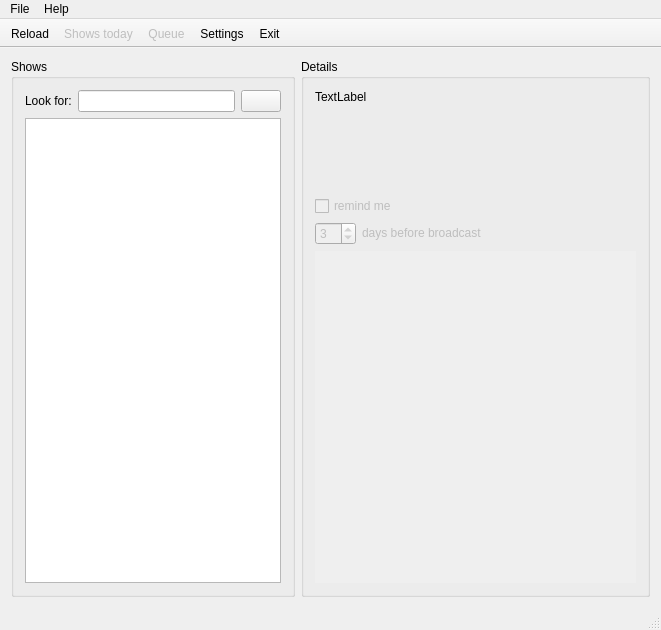
<?xml version="1.0" encoding="UTF-8"?>
<ui version="4.0">
 <class>MainWindow</class>
 <widget class="QMainWindow" name="MainWindow">
  <property name="geometry">
   <rect>
    <x>0</x>
    <y>0</y>
    <width>661</width>
    <height>630</height>
   </rect>
  </property>
  <property name="windowTitle">
   <string>QTV</string>
  </property>
  <property name="windowIcon">
   <iconset resource="../resources.qrc">
    <normaloff>:/images/icon</normaloff>:/images/icon</iconset>
  </property>
  <property name="autoFillBackground">
   <bool>false</bool>
  </property>
  <widget class="QWidget" name="centralWidget">
   <layout class="QHBoxLayout" name="horizontalLayout_4">
    <item>
     <widget class="QGroupBox" name="groupBox_2">
      <property name="sizePolicy">
       <sizepolicy hsizetype="Fixed" vsizetype="Preferred">
        <horstretch>0</horstretch>
        <verstretch>0</verstretch>
       </sizepolicy>
      </property>
      <property name="contextMenuPolicy">
       <enum>Qt::DefaultContextMenu</enum>
      </property>
      <property name="autoFillBackground">
       <bool>false</bool>
      </property>
      <property name="title">
       <string>Shows</string>
      </property>
      <layout class="QGridLayout" name="gridLayout_2">
       <item row="0" column="0">
        <layout class="QVBoxLayout" name="verticalLayout_2">
         <item>
          <layout class="QHBoxLayout" name="horizontalLayout_2">
           <item>
            <widget class="QLabel" name="label">
             <property name="sizePolicy">
              <sizepolicy hsizetype="Maximum" vsizetype="Preferred">
               <horstretch>0</horstretch>
               <verstretch>0</verstretch>
              </sizepolicy>
             </property>
             <property name="text">
              <string>Look for:</string>
             </property>
            </widget>
           </item>
           <item>
            <widget class="QLineEdit" name="lineEdit">
             <property name="sizePolicy">
              <sizepolicy hsizetype="Preferred" vsizetype="Fixed">
               <horstretch>0</horstretch>
               <verstretch>0</verstretch>
              </sizepolicy>
             </property>
             <property name="toolTip">
              <string>Search Field</string>
             </property>
            </widget>
           </item>
           <item>
            <widget class="QPushButton" name="buttonClear">
             <property name="sizePolicy">
              <sizepolicy hsizetype="Fixed" vsizetype="Fixed">
               <horstretch>0</horstretch>
               <verstretch>0</verstretch>
              </sizepolicy>
             </property>
             <property name="toolTip">
              <string>Clear the Search Field</string>
             </property>
             <property name="text">
              <string/>
             </property>
             <property name="icon">
              <iconset resource="../resources.qrc">
               <normaloff>:/images/clear</normaloff>:/images/clear</iconset>
             </property>
             <property name="iconSize">
              <size>
               <width>17</width>
               <height>17</height>
              </size>
             </property>
             <property name="autoDefault">
              <bool>false</bool>
             </property>
             <property name="default">
              <bool>false</bool>
             </property>
             <property name="flat">
              <bool>false</bool>
             </property>
            </widget>
           </item>
          </layout>
         </item>
         <item>
          <widget class="QListView" name="listView">
           <property name="sizePolicy">
            <sizepolicy hsizetype="Fixed" vsizetype="Expanding">
             <horstretch>0</horstretch>
             <verstretch>0</verstretch>
            </sizepolicy>
           </property>
           <property name="toolTip">
            <string>List of TV Shows</string>
           </property>
           <property name="editTriggers">
            <set>QAbstractItemView::NoEditTriggers</set>
           </property>
           <property name="iconSize">
            <size>
             <width>0</width>
             <height>0</height>
            </size>
           </property>
           <property name="resizeMode">
            <enum>QListView::Adjust</enum>
           </property>
           <property name="layoutMode">
            <enum>QListView::SinglePass</enum>
           </property>
           <property name="viewMode">
            <enum>QListView::ListMode</enum>
           </property>
          </widget>
         </item>
        </layout>
       </item>
      </layout>
     </widget>
    </item>
    <item>
     <widget class="QGroupBox" name="groupBox">
      <property name="font">
       <font>
        <weight>50</weight>
        <bold>false</bold>
        <kerning>true</kerning>
       </font>
      </property>
      <property name="focusPolicy">
       <enum>Qt::NoFocus</enum>
      </property>
      <property name="title">
       <string>Details</string>
      </property>
      <property name="flat">
       <bool>false</bool>
      </property>
      <property name="checkable">
       <bool>false</bool>
      </property>
      <layout class="QVBoxLayout" name="layoutDetails">
       <item>
        <widget class="QLabel" name="labelCaption">
         <property name="sizePolicy">
          <sizepolicy hsizetype="Preferred" vsizetype="Fixed">
           <horstretch>0</horstretch>
           <verstretch>0</verstretch>
          </sizepolicy>
         </property>
         <property name="text">
          <string>TextLabel</string>
         </property>
        </widget>
       </item>
       <item>
        <layout class="QHBoxLayout" name="horizontalLayout_3">
         <property name="spacing">
          <number>6</number>
         </property>
         <property name="sizeConstraint">
          <enum>QLayout::SetDefaultConstraint</enum>
         </property>
         <item>
          <widget class="QLabel" name="labelImage">
           <property name="sizePolicy">
            <sizepolicy hsizetype="Fixed" vsizetype="Fixed">
             <horstretch>0</horstretch>
             <verstretch>0</verstretch>
            </sizepolicy>
           </property>
           <property name="toolTip">
            <string>Thumbnail</string>
           </property>
           <property name="text">
            <string/>
           </property>
           <property name="openExternalLinks">
            <bool>false</bool>
           </property>
          </widget>
         </item>
         <item>
          <widget class="QLabel" name="labelInfo">
           <property name="sizePolicy">
            <sizepolicy hsizetype="Fixed" vsizetype="Fixed">
             <horstretch>0</horstretch>
             <verstretch>0</verstretch>
            </sizepolicy>
           </property>
           <property name="toolTip">
            <string>Summary</string>
           </property>
           <property name="frameShape">
            <enum>QFrame::NoFrame</enum>
           </property>
           <property name="text">
            <string/>
           </property>
           <property name="textFormat">
            <enum>Qt::RichText</enum>
           </property>
           <property name="alignment">
            <set>Qt::AlignLeading|Qt::AlignLeft|Qt::AlignTop</set>
           </property>
           <property name="wordWrap">
            <bool>true</bool>
           </property>
           <property name="margin">
            <number>0</number>
           </property>
           <property name="openExternalLinks">
            <bool>true</bool>
           </property>
          </widget>
         </item>
         <item>
          <spacer name="horizontalSpacer">
           <property name="orientation">
            <enum>Qt::Horizontal</enum>
           </property>
           <property name="sizeHint" stdset="0">
            <size>
             <width>40</width>
             <height>20</height>
            </size>
           </property>
          </spacer>
         </item>
        </layout>
       </item>
       <item>
        <layout class="QVBoxLayout" name="verticalLayout_4">
         <property name="sizeConstraint">
          <enum>QLayout::SetDefaultConstraint</enum>
         </property>
         <item>
          <widget class="QLabel" name="labelGenre">
           <property name="sizePolicy">
            <sizepolicy hsizetype="Expanding" vsizetype="Fixed">
             <horstretch>0</horstretch>
             <verstretch>0</verstretch>
            </sizepolicy>
           </property>
           <property name="text">
            <string/>
           </property>
           <property name="openExternalLinks">
            <bool>true</bool>
           </property>
          </widget>
         </item>
         <item>
          <widget class="QLabel" name="labelTVStation">
           <property name="sizePolicy">
            <sizepolicy hsizetype="Expanding" vsizetype="Fixed">
             <horstretch>0</horstretch>
             <verstretch>0</verstretch>
            </sizepolicy>
           </property>
           <property name="text">
            <string/>
           </property>
           <property name="openExternalLinks">
            <bool>true</bool>
           </property>
          </widget>
         </item>
         <item>
          <widget class="QLabel" name="labelSimilarShows">
           <property name="sizePolicy">
            <sizepolicy hsizetype="Expanding" vsizetype="Fixed">
             <horstretch>0</horstretch>
             <verstretch>0</verstretch>
            </sizepolicy>
           </property>
           <property name="text">
            <string/>
           </property>
           <property name="wordWrap">
            <bool>true</bool>
           </property>
           <property name="openExternalLinks">
            <bool>true</bool>
           </property>
          </widget>
         </item>
        </layout>
       </item>
       <item>
        <layout class="QVBoxLayout" name="verticalLayout">
         <item>
          <widget class="QCheckBox" name="checkBox">
           <property name="enabled">
            <bool>false</bool>
           </property>
           <property name="toolTip">
            <string>Activate the Episode Reminder</string>
           </property>
           <property name="text">
            <string>remind me</string>
           </property>
          </widget>
         </item>
         <item>
          <layout class="QHBoxLayout" name="horizontalLayout">
           <property name="spacing">
            <number>6</number>
           </property>
           <item>
            <widget class="QSpinBox" name="spinBox">
             <property name="enabled">
              <bool>false</bool>
             </property>
             <property name="sizePolicy">
              <sizepolicy hsizetype="Minimum" vsizetype="Fixed">
               <horstretch>0</horstretch>
               <verstretch>0</verstretch>
              </sizepolicy>
             </property>
             <property name="wrapping">
              <bool>false</bool>
             </property>
             <property name="correctionMode">
              <enum>QAbstractSpinBox::CorrectToNearestValue</enum>
             </property>
             <property name="value">
              <number>3</number>
             </property>
            </widget>
           </item>
           <item>
            <widget class="QLabel" name="labelDays">
             <property name="enabled">
              <bool>false</bool>
             </property>
             <property name="sizePolicy">
              <sizepolicy hsizetype="Preferred" vsizetype="Fixed">
               <horstretch>0</horstretch>
               <verstretch>0</verstretch>
              </sizepolicy>
             </property>
             <property name="text">
              <string>days before broadcast</string>
             </property>
            </widget>
           </item>
           <item>
            <spacer name="horizontalSpacer_2">
             <property name="orientation">
              <enum>Qt::Horizontal</enum>
             </property>
             <property name="sizeHint" stdset="0">
              <size>
               <width>40</width>
               <height>20</height>
              </size>
             </property>
            </spacer>
           </item>
          </layout>
         </item>
         <item>
          <widget class="QScrollArea" name="scrollArea">
           <property name="sizePolicy">
            <sizepolicy hsizetype="Expanding" vsizetype="Expanding">
             <horstretch>0</horstretch>
             <verstretch>0</verstretch>
            </sizepolicy>
           </property>
           <property name="frameShape">
            <enum>QFrame::NoFrame</enum>
           </property>
           <property name="widgetResizable">
            <bool>true</bool>
           </property>
           <widget class="QWidget" name="scrollAreaWidgetContents">
            <property name="geometry">
             <rect>
              <x>0</x>
              <y>0</y>
              <width>325</width>
              <height>300</height>
             </rect>
            </property>
            <property name="sizePolicy">
             <sizepolicy hsizetype="Preferred" vsizetype="Preferred">
              <horstretch>0</horstretch>
              <verstretch>0</verstretch>
             </sizepolicy>
            </property>
            <layout class="QVBoxLayout" name="verticalLayout_3">
             <item>
              <widget class="showView" name="showViewer" native="true">
               <property name="sizePolicy">
                <sizepolicy hsizetype="Preferred" vsizetype="Preferred">
                 <horstretch>0</horstretch>
                 <verstretch>0</verstretch>
                </sizepolicy>
               </property>
              </widget>
             </item>
            </layout>
           </widget>
          </widget>
         </item>
        </layout>
       </item>
      </layout>
     </widget>
    </item>
   </layout>
  </widget>
  <widget class="QMenuBar" name="menuBar">
   <property name="geometry">
    <rect>
     <x>0</x>
     <y>0</y>
     <width>661</width>
     <height>25</height>
    </rect>
   </property>
   <widget class="QMenu" name="menuFile">
    <property name="title">
     <string>File</string>
    </property>
    <addaction name="actionReload"/>
    <addaction name="actionShows_today"/>
    <addaction name="actionQueue"/>
    <addaction name="actionSettings"/>
    <addaction name="actionExit"/>
   </widget>
   <widget class="QMenu" name="menuHelp">
    <property name="title">
     <string>Help</string>
    </property>
    <addaction name="actionAbout_QTV"/>
    <addaction name="actionAbout_QT"/>
   </widget>
   <addaction name="menuFile"/>
   <addaction name="menuHelp"/>
  </widget>
  <widget class="QStatusBar" name="statusBar">
   <property name="enabled">
    <bool>true</bool>
   </property>
   <property name="sizeGripEnabled">
    <bool>true</bool>
   </property>
  </widget>
  <widget class="QToolBar" name="toolBar">
   <property name="mouseTracking">
    <bool>false</bool>
   </property>
   <property name="acceptDrops">
    <bool>false</bool>
   </property>
   <property name="windowTitle">
    <string>toolBar</string>
   </property>
   <property name="autoFillBackground">
    <bool>false</bool>
   </property>
   <property name="movable">
    <bool>false</bool>
   </property>
   <property name="iconSize">
    <size>
     <width>25</width>
     <height>25</height>
    </size>
   </property>
   <property name="toolButtonStyle">
    <enum>Qt::ToolButtonIconOnly</enum>
   </property>
   <property name="floatable">
    <bool>true</bool>
   </property>
   <attribute name="toolBarArea">
    <enum>TopToolBarArea</enum>
   </attribute>
   <attribute name="toolBarBreak">
    <bool>false</bool>
   </attribute>
   <addaction name="actionReload"/>
   <addaction name="actionShows_today"/>
   <addaction name="actionQueue"/>
   <addaction name="actionSettings"/>
   <addaction name="actionExit"/>
  </widget>
  <action name="actionReload">
   <property name="enabled">
    <bool>true</bool>
   </property>
   <property name="icon">
    <iconset resource="../resources.qrc">
     <normaloff>:/images/load</normaloff>:/images/load</iconset>
   </property>
   <property name="text">
    <string>Reload</string>
   </property>
  </action>
  <action name="actionExit">
   <property name="enabled">
    <bool>true</bool>
   </property>
   <property name="icon">
    <iconset resource="../resources.qrc">
     <normaloff>:/images/quit</normaloff>:/images/quit</iconset>
   </property>
   <property name="text">
    <string>Exit</string>
   </property>
  </action>
  <action name="actionAbout_QTV">
   <property name="enabled">
    <bool>true</bool>
   </property>
   <property name="icon">
    <iconset resource="../resources.qrc">
     <normaloff>:/images/icon</normaloff>:/images/icon</iconset>
   </property>
   <property name="text">
    <string>About QTV</string>
   </property>
  </action>
  <action name="actionAbout_QT">
   <property name="icon">
    <iconset resource="../resources.qrc">
     <normaloff>:/images/qtlogo</normaloff>:/images/qtlogo</iconset>
   </property>
   <property name="text">
    <string>About QT</string>
   </property>
  </action>
  <action name="actionSettings">
   <property name="icon">
    <iconset resource="../resources.qrc">
     <normaloff>:/images/settings</normaloff>:/images/settings</iconset>
   </property>
   <property name="text">
    <string>Settings</string>
   </property>
  </action>
  <action name="actionQueue">
   <property name="enabled">
    <bool>false</bool>
   </property>
   <property name="icon">
    <iconset resource="../resources.qrc">
     <normaloff>:/images/queue</normaloff>:/images/queue</iconset>
   </property>
   <property name="text">
    <string>Queue</string>
   </property>
  </action>
  <action name="actionShows_today">
   <property name="enabled">
    <bool>false</bool>
   </property>
   <property name="icon">
    <iconset resource="../resources.qrc">
     <normaloff>:/images/icon</normaloff>:/images/icon</iconset>
   </property>
   <property name="text">
    <string>Shows today</string>
   </property>
  </action>
  <action name="actionExitForced">
   <property name="icon">
    <iconset resource="../resources.qrc">
     <normaloff>:/images/quit</normaloff>:/images/quit</iconset>
   </property>
   <property name="text">
    <string>Exit</string>
   </property>
  </action>
 </widget>
 <layoutdefault spacing="6" margin="11"/>
 <customwidgets>
  <customwidget>
   <class>showView</class>
   <extends>QWidget</extends>
   <header>showview.h</header>
   <container>1</container>
  </customwidget>
 </customwidgets>
 <resources>
  <include location="../resources.qrc"/>
 </resources>
 <connections/>
</ui>
